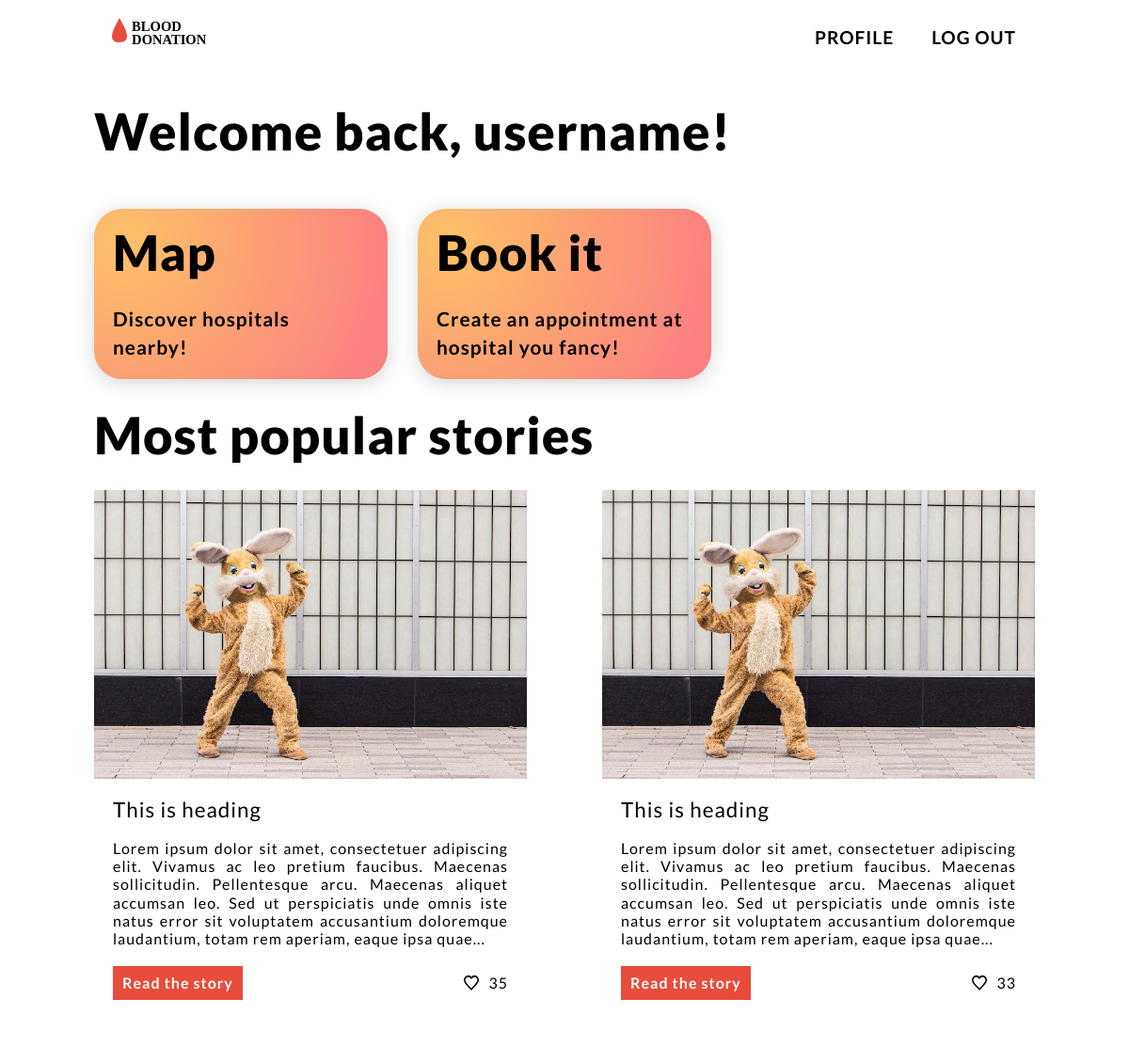
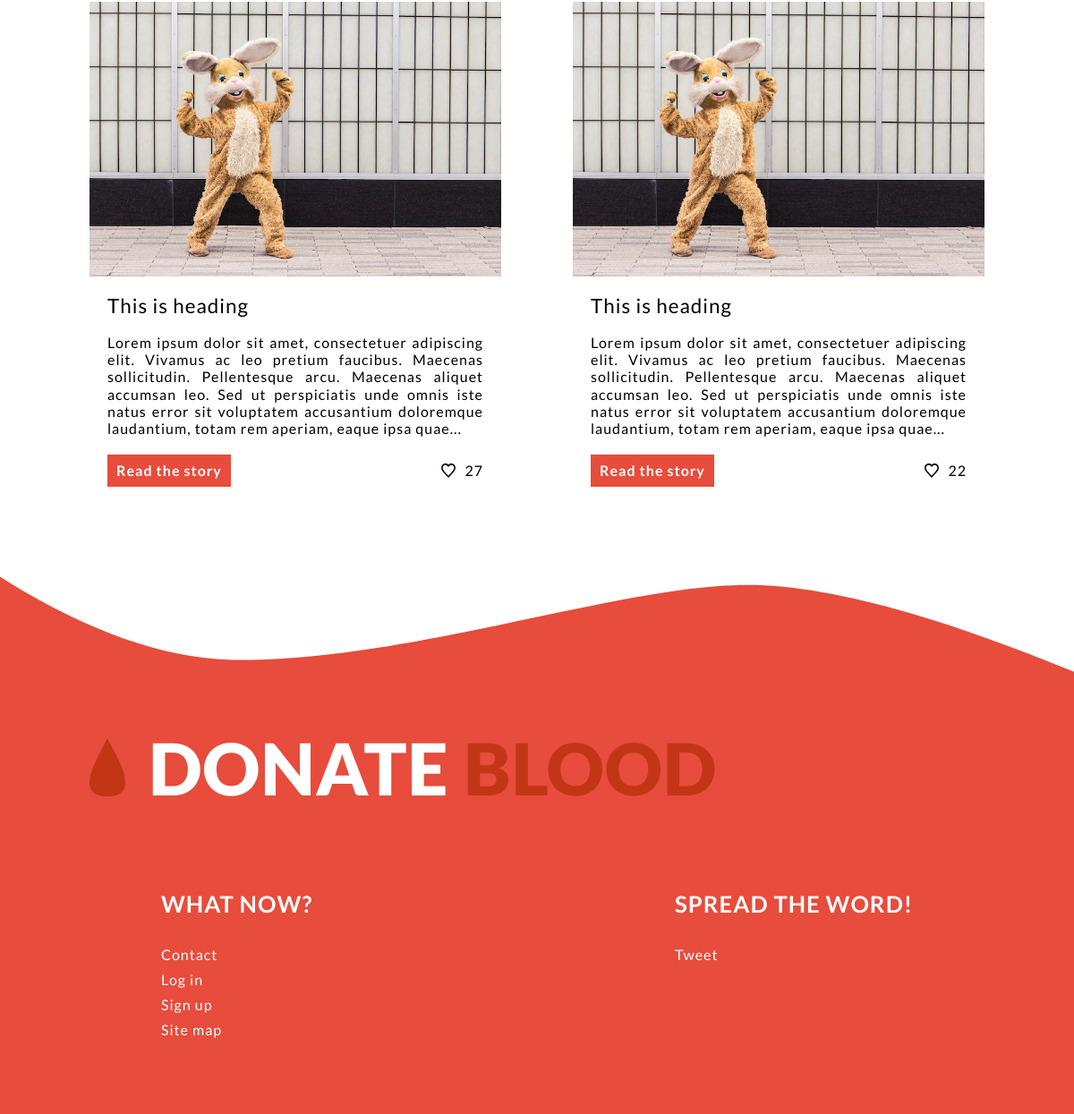
Screenshot of /app/app/ (signed in) with the database file from the repository (2 pictures, top to bottom).
### app/models.py (models this page shows, shortened)
class Story(models.Model):
    hospital = models.ForeignKey(Hospital, on_delete=models.CASCADE)
    date = models.DateField()
    story = models.TextField()
    heading = models.TextField()
    picture = models.ImageField()
    likes = models.IntegerField()

### app/views.py (the view)
# urls.py: path('app/', views.app, name='app'),
@login_required
def app(request):
    context_dict = {}
    stories = Story.objects.order_by('-likes')[:4]
    context_dict["stories"] = reversed(stories)
    print(request.user.is_donor)
    response = render(request, 'app/app.html', context=context_dict)
    return response

### templates/app/app.html (shortened to what this page needs)
{% extends 'app/base.html' %}
{% load staticfiles %}
{% block menu_items_block %}
<li class="menu-item">
    <a class="menu-item__link h-link-effect" href="{% url 'app:login' %}">
        Profile
    </a>
</li>
<li class="menu-item">
    <a class="menu-item__link h-link-effect" href="{% url 'app:logout' %}">
        Log out
    </a>
</li>
{% endblock %}
{% block body_block %}
<div class="main-container">
    <div class="dasboard-container h-width">
        <h2 class="dashboard-heading h-900">Welcome back, username!</h1>
        <div class="dashboard-menu__container">
            <div class="dashboard-block h-border-radius h-shadow h-pointer show-map">
                <div class="dashboard-block__text">
                    <span class="block-text__title h-900">Map</span><br />
                    Discover hospitals nearby!
                </div>
            </div>
            <div class="dashboard-block h-border-radius h-shadow h-pointer create-booking">
                <div class="dashboard-block__text">
                    <span class="block-text__title h-900">Book it</span><br />
                    Create an appointment at hospital you fancy!
                </div>
            </div>
        </div>
        <div class="stories-container">
            <h2 class="dashboard-heading h-900">Most popular stories</h2>
            <div class="stories-wrapper">
                    {% if stories %}
                        {% for story in stories %}
                        <div class="story-block">
                            <img src="{% static 'images/story_placeholder.jpg' %}" alt="Story picture" class="story-pic">
                            <div class="story-content">
                                <h4>{{ story.heading }}</h4>
                                <div class="story-text">Lorem ipsum dolor sit amet, consectetuer adipiscing elit. Vivamus ac leo pretium faucibus. Maecenas sollicitudin. Pellentesque arcu. Maecenas aliquet accumsan leo. Sed ut perspiciatis unde omnis iste natus error sit voluptatem accusantium doloremque laudantium, totam rem aperiam, eaque ipsa quae ab illo inventore veritatis et quasi architecto beatae vitae dicta sunt explicabo. Praesent id justo in neque elementum ultrices. Integer in sapien. Mauris dolor felis, sagittis at, luctus sed, aliquam non, tellus. Phasellus rhoncus. Nulla non lectus sed nisl molestie malesuada. Morbi leo mi, nonummy eget tristique non, rhoncus non leo. Etiam quis quam. Nunc auctor. Fusce dui leo, imperdiet in, aliquam sit amet, feugiat eu, orci. Pellentesque ipsum. Etiam posuere lacus quis dolor. Integer rutrum, orci vestibulum ullamcorper ultricies, lacus quam ultricies odio, vitae placerat pede sem sit amet enim. Pellentesque pretium lectus id turpis.</div>
                                <div class="story-block__bar">
                                    <a href="app/story?id={{ story.id }}" class="story-link h-700">Read the story</a>
                                    <div class="likes-cont h-pointer" data-id="{{ story.id }}">
                                        <span class="likes-count">{{ story.id }}</span>
                                    </div>
                                </div>
                            </div>
                        </div>
                        {% endfor %}
                    {% endif %}
            </div>
        </div>
    </div>
</div>
{% endblock %}

### rows the page displays
Story: heading "This is heading", id "35"
Story: heading "This is heading", id "33"
Story: heading "This is heading", id "27"
Story: heading "This is heading", id "22"
